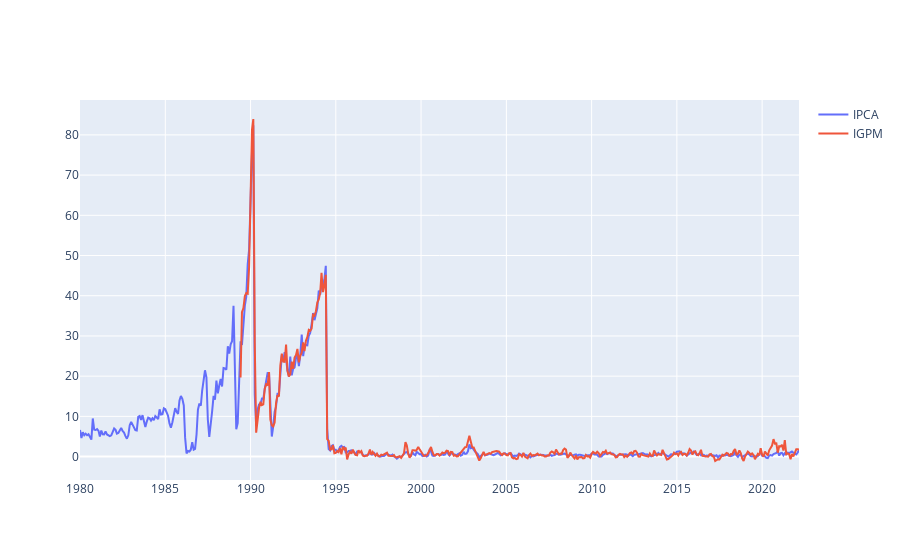

Write notebook code for a chart like this one.
### Code cell
fig = go.Figure()
fig.add_traces(go.Scatter(x=ipca['data'],y=ipca['valor'],mode='lines',name='IPCA'))
fig.add_traces(go.Scatter(x=igpm['data'],y=igpm['valor'],mode='lines',name='IGPM'))
fig.show()

### Figure 1 — Plotly figure (JSON) as saved in the notebook; plotly's stock layout.template omitted (floating-point values rounded to 4 significant figures; data arrays with more than 128 entries replaced by an {"elided": "..."} marker saying what was removed)
{"data": [{"mode": "lines", "name": "IPCA", "type": "scatter", "x": {"elided": "507 str values"}, "y": {"elided": "507 float values"}}, {"mode": "lines", "name": "IGPM", "type": "scatter", "x": {"elided": "394 str values"}, "y": {"elided": "394 float values"}}], "layout": {}}
